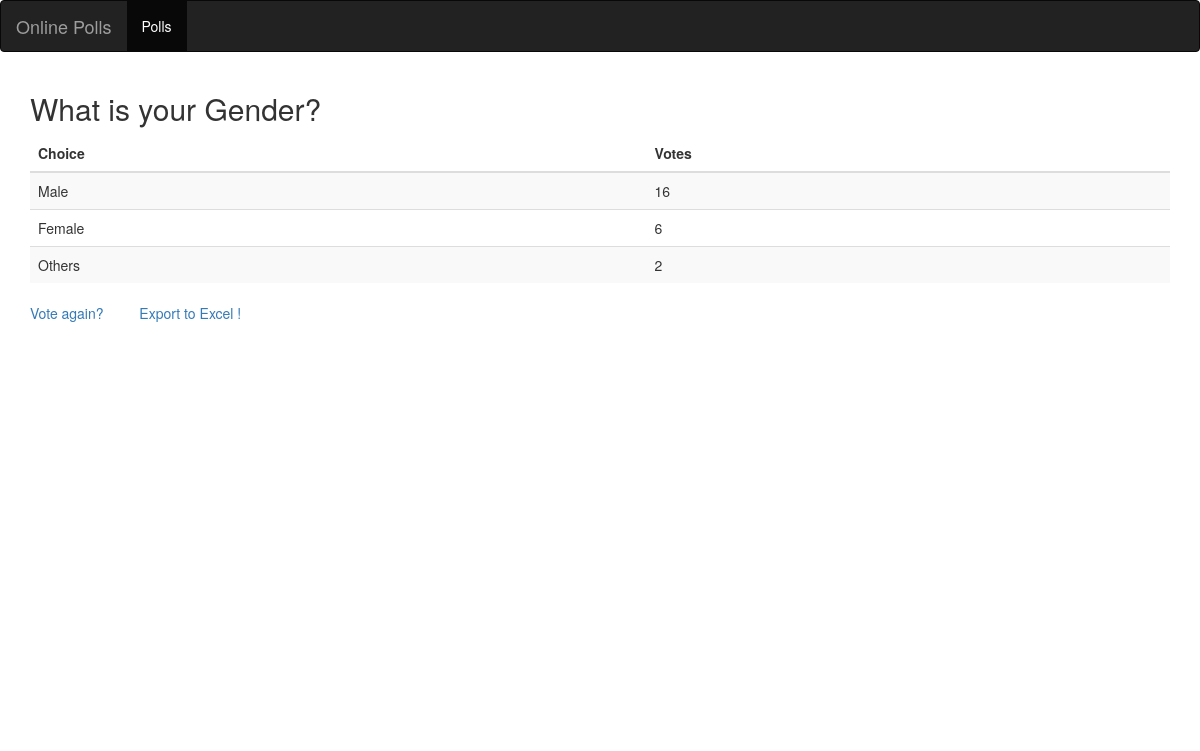
The app's page /polls/2/results/ with its own data.
### polls/models.py (models this page shows, shortened)
@python_2_unicode_compatible  #for python 2 support
class Question(models.Model):
	question_text = models.CharField(max_length=200)
	pub_date = models.DateTimeField('Date Published')
	category = models.CharField(max_length=50,null=True)

@python_2_unicode_compatible  #for python 2 support
class Choice(models.Model):
	question = models.ForeignKey(Question,
								on_delete=models.CASCADE)
	choice_text = models.CharField(max_length=200)
	votes = models.IntegerField(default=0)

### polls/views.py (the view)
# urls.py: url(r'^(?P<pk>[0-9]+)/results/$', views.ResultsView.as_view(), name= 'results'),
class ResultsView(generic.DetailView):
	model = Question
	template_name= 'polls/results.html'

### polls/templates/polls/results.html (shortened to what this page needs)
<!DOCTYPE html>
<html lang="en">
<head>
  <link rel="stylesheet" href="http://maxcdn.bootstrapcdn.com/bootstrap/3.3.4/css/bootstrap.min.css">
</head>
<body>
 <nav class="navbar navbar-inverse">
        <div class="container-fluid">
            <div class="navbar-header">
                <a href="#" class="navbar-brand">Online Polls</a>
            </div>
            <div>
                <ul class="nav navbar-nav">
                    <li class="active"><a href="{% url 'polls:index' %}">Polls</a></li>
                </ul>
            </div>
        </div>
  </nav>
<div class="container">
<h2>{{ question.question_text }}</h2>
    <table class="table table-striped">
        <thead>
                <tr>
                    <th>Choice</th>
                    <th>Votes</th>
                </tr>
        </thead>
        <tbody>
        {% for choice in question.choice_set.all %}
         <tr>
                    <td>{{ choice.choice_text }}</td>
                    <td>{{ choice.votes }}</td>
         </tr>
        {% endfor %}
         </tbody>
</table>
<a href="{% url 'polls:detail' question.id %}">Vote again?</a>
<a href="{% url 'polls:export_excel' question.id %}">Export to Excel !</a>
<div id="container" style="width: 550px; height: 400px; margin: 0 auto"></div>
</body>
</html>

### records on screen
Question: question_text "What is your Gender?"
Choice: choice_text "Male", votes "16"
Choice: choice_text "Female", votes "6"
Choice: choice_text "Others", votes "2"
